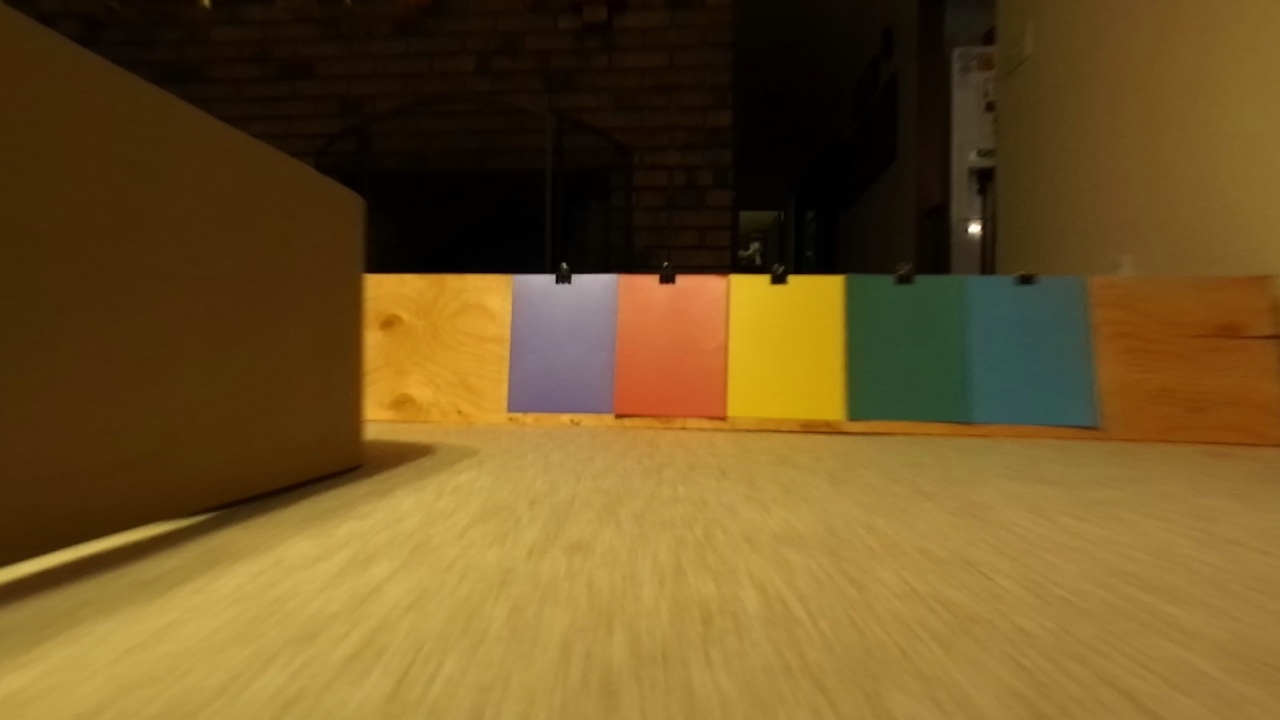
#> input picture red_light_green_light/scripts/blobs/frame0070.jpg, 1280 x 720 px
$ python coloredblobs.py   (older library calls are emulated)
#> lines starting #> are read from the running program, lines starting #| are printed output that depends on the picture; after the words box and inside, x2 and y2 are one past the last pixel; in counts of white or black regions, pixels touching at a corner belong together
#!/usr/bin/env python

import numpy as np
import cv2

im = cv2.imread("frame0070.jpg")
#> im is the input picture: shape (720, 1280, 3); mean B, G, R 35, 83.4, 110.1
hsv = cv2.cvtColor(im, cv2.COLOR_BGR2HSV)
#> hsv: shape (720, 1280, 3); mean H, S, V 21.9, 187.7, 111.1
green_mask = cv2.inRange(hsv, np.array([60, 0, 0]), np.array([90, 255, 255]))
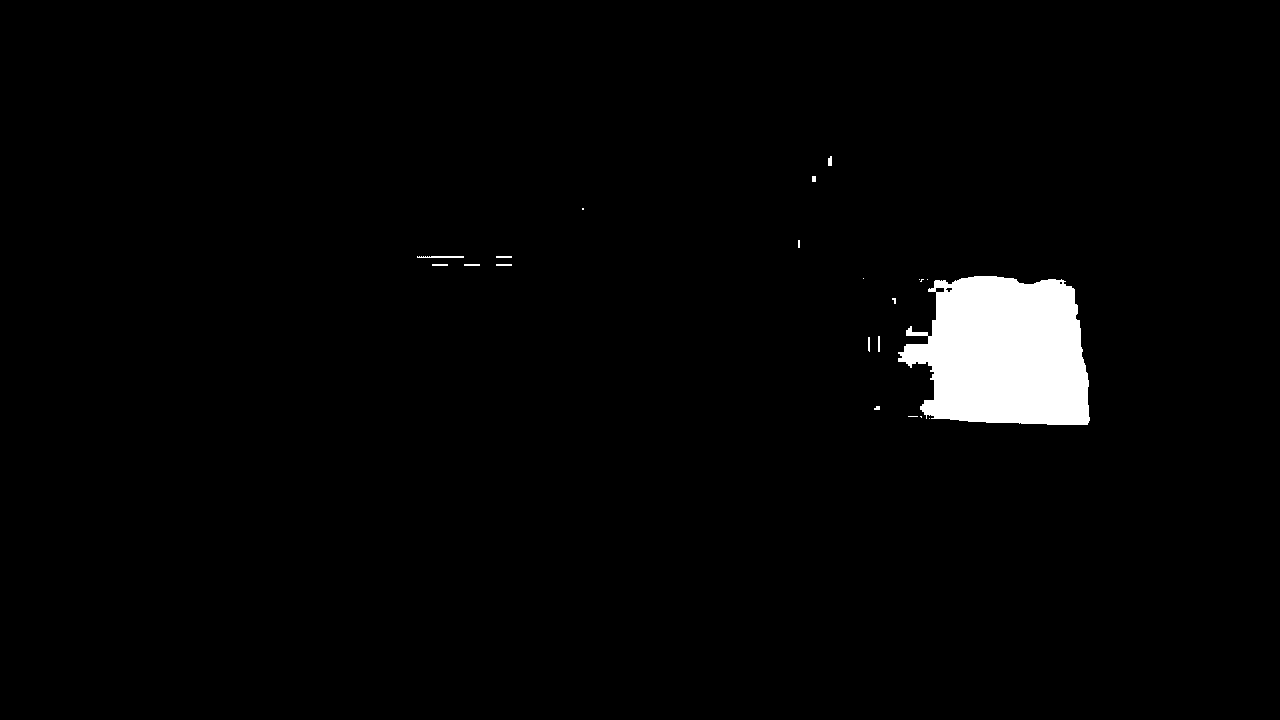
#> green_mask: shape (720, 1280); 2.5% white; 21 white regions (10 under 20 px), largest, box (x1, y1, x2, y2) and area: (898, 276, 1090, 425) 22239, (417, 256, 464, 258) 87, (828, 156, 832, 166) 36
# [6 lines of commented-out code are left out]
im = 255 - green_mask

params = cv2.SimpleBlobDetector_Params()
params.minThreshold = 0;
params.maxThreshold = 256;
params.filterByArea = True
params.minArea = 100
params.filterByCircularity = True
params.minCircularity = 0
params.filterByConvexity = True
params.minConvexity = 0
params.filterByInertia = True
params.minInertiaRatio = 0

detector = cv2.SimpleBlobDetector()
keypoints = detector.detect(im)
#> keypoints = 4 keypoints; (x, y, size): (830, 161, 7.9), (814, 178, 7.1), (877, 408, 5.9), (798, 244, 5.8)
im_with_keypoints = cv2.drawKeypoints(im, keypoints, np.array([]), (0, 0, 255), cv2.DRAW_MATCHES_FLAGS_DRAW_RICH_KEYPOINTS)
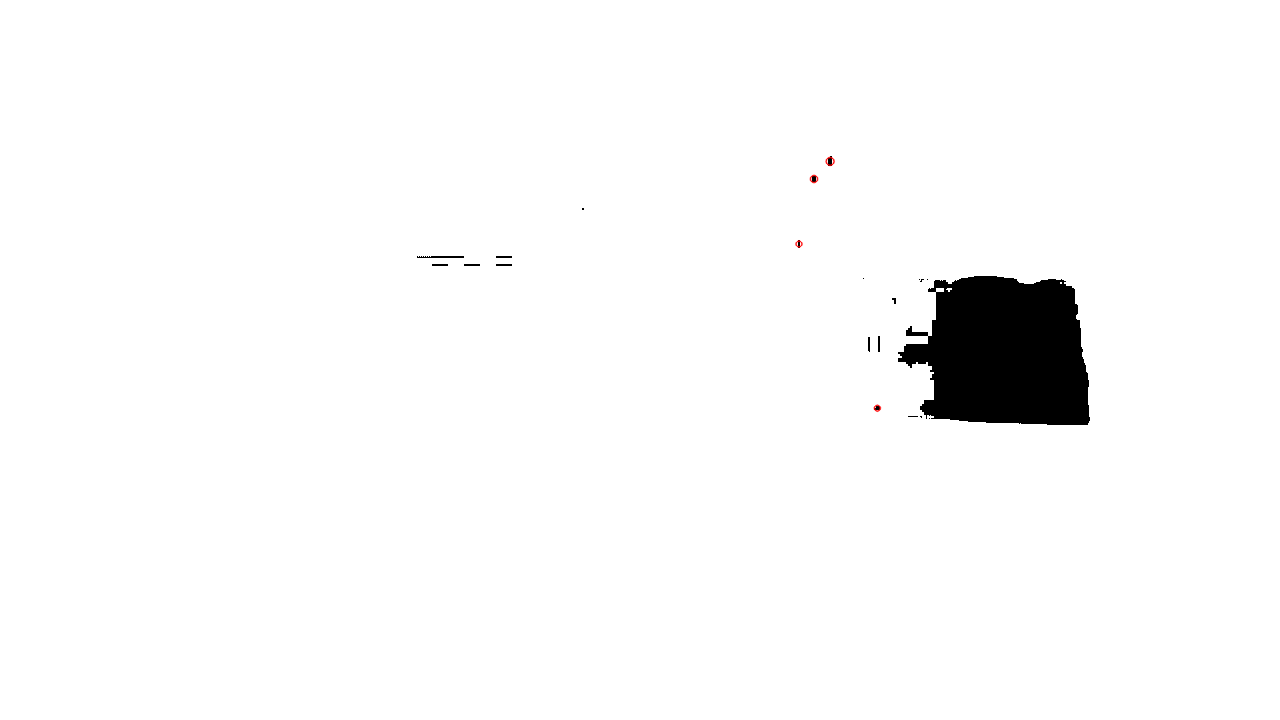
#> im_with_keypoints: shape (720, 1280, 3); mean of channels 0, 1, 2 248.7, 248.7, 248.7; drawn as B, G, R

cv2.imshow("Keypoints", im_with_keypoints)
cv2.waitKey(0)
